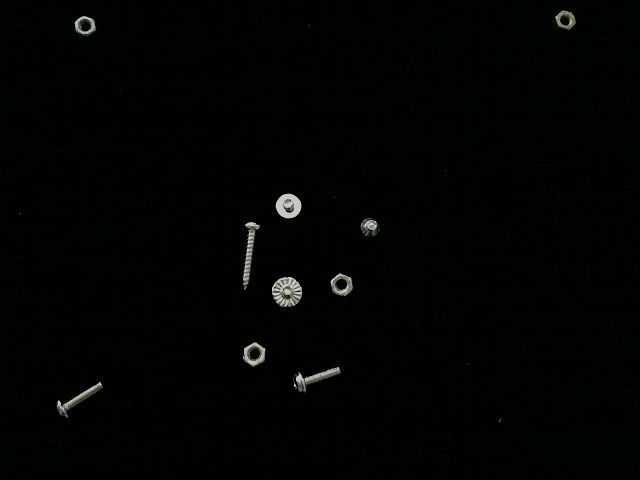
//> input picture Ass1/img/bolts_nuts_1.jpg, 640 x 480 px
$ ./main   (built with g++ and OpenCV 4)
//> lines starting //> are read from the running program, lines starting //| are printed output that depends on the picture; after the words box and inside, x2 and y2 are one past the last pixel; in counts of white or black regions, pixels touching at a corner belong together
/*********************************************************************************************
 * compile with:
 * g++ -std=c++11 blobcounter.cpp -o blob_counter `pkg-config --cflags --libs opencv`
 * for static image: ./blob_counter saltandpepper_11.jpg
 * for video: ./blob_counter
*********************************************************************************************/

#include <stdio.h>
#include <chrono>
#include <ctime>
#include <iostream>
#include <sys/stat.h>
#include <opencv2/core/core.hpp>
#include <opencv2/highgui/highgui.hpp>
#include <opencv2/imgproc/imgproc.hpp>

using namespace std;
using namespace cv;
using namespace chrono;

const int KERNEL_SIZE = 9;
const int FILTER_SIZE = 256;

const int FRAME_WIDTH  = 640;
const int FRAME_HEIGHT = 480;

const int MAX_SET_SIZE = 1000;

const char* ORIGIN_WND = "Original Image";
const char* DENOISED_WND = "Median Filtered Image";
const char* COUNTING_WND = "Binary Image";
/*********************************************************************************************
 * utilities to access image data
*********************************************************************************************/
#define MpixelB( image, x, y) image.data[(y)*image.step[0]+(x)*image.step[1]]
#define MpixelG( image, x, y) image.data[(y)*image.step[0]+(x)*image.step[1]+1]
#define MpixelR( image, x, y) image.data[(y)*image.step[0]+(x)*image.step[1]+2]
#define Mpixel( image, x, y) image.data[(y)*image.step[0] + x]

// [21 lines left out: functions imDetails, getTime, not called in this run]

/*********************************************************************************************
 * find median of an array
 Example:
   int ary[9] = {23, 1, 3, 4, 0, 12, 45, 11, 3};
   median(ary, 9);
*********************************************************************************************/
// [14 lines left out: function median, not called in this run]

/*********************************************************************************************
 * apply the median filter
*********************************************************************************************/
void apply_median_filter(Mat& src, Mat& target)
{
    int filter[FILTER_SIZE];
    int pixels[KERNEL_SIZE];
    int rows = src.rows;
    int cols = src.cols;

    for (int y=0; y<rows; y++)
    {
        for (int x=0; x<cols; x++)
        {
            if (x == 0)
            {
                //left
                pixels[0] = 0;//Mpixel(src, 0, y_1);
                pixels[1] = 0;//Mpixel(src, 0, y);
                pixels[2] = 0;//Mpixel(src, 0, y1);
                //middle
                pixels[3] = (y-1 >= 0)?Mpixel(src, 1, y-1):0;
                pixels[4] = Mpixel(src, 1, y);
                pixels[5] = (y+1 < rows)?Mpixel(src, 1, y+1):0;
                //right
                pixels[6] = (y-1 >= 0)?Mpixel(src, 2, y-1):0;
                pixels[7] = Mpixel(src, 2, y);
                pixels[8] = (y+1 < rows)?Mpixel(src, 2, y+1):0;
            }
            else
            {
                memcpy(&pixels[0], &pixels[3], sizeof(int)*3);
                memcpy(&pixels[3], &pixels[6], sizeof(int)*3);
                //right
                if ((x+1 < cols) && (y-1) >=0)
                    pixels[6] = Mpixel(src, x+1, y-1);
                else
                    pixels[6] = 0;

                pixels[7] = (x+1 < cols)?Mpixel(src, x+1, y):0;
                if ((x+1 < cols) && (y+1 < rows))
                    pixels[8] = Mpixel(src, x+1, y+1);
                else
                    pixels[8] = 0;
            }
            //apply median filter
            int v = 0;
            //v = median(filter, FILTER_SIZE);
            memset(filter, 0, sizeof(int)*FILTER_SIZE);
            for (int k=0; k<KERNEL_SIZE; k++)
            {
                filter[pixels[k]] += 1;
            }

            for (int i=0; i<FILTER_SIZE; i++)
            {
                v += filter[i];
                if (v > 4)
                {
                    v = i;
                    break;
                }

            }

            Mpixel(target, x, y) = v;
        }
    }
}

vector<vector<unsigned int>*> blobSet;
int countBlobs(Mat& binImg, const int pixelsThreshold)
{
    short rows = binImg.rows;
    short cols = binImg.cols;

    int A[cols][rows];
    //initialize au
    for (short c=0; c<cols; c++) {
        for (short r=0; r<rows; r++) {
            A[c][r] = -1;
        }
    }

    unsigned int coord = 0;
    int counter, up, left, s1, s2;
    counter = 0;
    for (short y=0; y<rows; y++) {
        for (short x=0; x<cols; x++) {
            int v = MpixelB(binImg, x, y);
            if (v == 0) {
                continue;
            }

            up = (y == 0)?0:MpixelB(binImg, x, y-1);
            left = (x == 0)?0:MpixelB(binImg, x-1, y);
            if (up != 0 || left != 0) {
                s1 = (x==0)?-1:A[x-1][y];
                s2 = (y==0)?-1:A[x][y-1];
                if (s1 != -1) {
                    coord = (x << 16) + y;
                    blobSet[s1]->push_back(coord);
                    A[x][y] = s1;
                }
                if (s2 != -1) {
                    coord = (x << 16) + y;
                    blobSet[s2]->push_back(coord);
                    A[x][y] = s2;
                }
                if ((s1 != s2) && (s1 != -1) && (s2 != -1)) {
                    vector<unsigned int>* nSet1 = blobSet[s1];
                    vector<unsigned int>* nSet2 = blobSet[s2];
                    for (int i=0; i<nSet2->size(); i++) {
                        unsigned int p = (*nSet2)[i];
                        nSet1->push_back(p);
                        A[p>>16][p&0xffff] = s1;
                    }
                    nSet2->clear();
                }
            }
            else {
                if(counter < MAX_SET_SIZE)
                {
                    coord = (x << 16) + y;
                    blobSet[counter]->push_back(coord);
                    A[x][y] = counter++;
                }
            }
        }
    }
    int blobs = 0;
    for (int i=0; i<counter; i++){
        vector<unsigned int>* nSet = blobSet[i];
        if (nSet->size() > pixelsThreshold) {
            blobs++;
        }
        nSet->clear();
    }
    return blobs;
}

// [89 lines left out: functions countImageBlob, countVideoBlob, not called in this run]
/* Test with all the images provide on the course stream */
void test()
{
    const int IMG_NUM = 70;
    const char* imgs[IMG_NUM] = {
        "bolts_nuts_1.jpg",
        "bolts_nuts_3.jpg",
        "bolts_nuts_5.jpg",
        "bolts_nuts_7.jpg",
        "bolts_nuts_9.jpg",
        "bolts_nuts_11.jpg",
        "bolts_nuts_13.jpg",
        "bolts_nuts_15.jpg",
        "bolts_nuts_17.jpg",
        "bolts_nuts_19.jpg",
        "bolts_nuts_21.jpg",
        "bolts_nuts_23.jpg",
        "bolts_nuts_25.jpg",
        "bolts_nuts_27.jpg",
        "bolts_nuts_29.jpg",
        "bolts_nuts_31.jpg",
        "bolts_nuts_33.jpg",
        "bolts_nuts_35.jpg",
        "bolts_nuts_37.jpg",
        "bolts_nuts_39.jpg",
        "bolts_nuts_41.jpg",
        "bolts_nuts_43.jpg",
        "bolts_nuts_45.jpg",
        "bolts_nuts_47.jpg",
        "bolts_nuts_49.jpg",
        "saltandpepper_1.jpg",
        "saltandpepper_3.jpg",
        "saltandpepper_5.jpg",
        "saltandpepper_7.jpg",
        "saltandpepper_9.jpg",
        "saltandpepper_11.jpg",
        "saltandpepper_13.jpg",
        "saltandpepper_15.jpg",
        "saltandpepper_17.jpg",
        "saltandpepper_19.jpg",
        "saltandpepper_21.jpg",
        "saltandpepper_23.jpg",
        "saltandpepper_25.jpg",
        "saltandpepper_27.jpg",
        "saltandpepper_29.jpg",
        "saltandpepper_31.jpg",
        "saltandpepper_33.jpg",
        "saltandpepper_35.jpg",
        "saltandpepper_37.jpg",
        "saltandpepper_39.jpg",
        "saltandpepper_41.jpg",
        "saltandpepper_43.jpg",
        "saltandpepper_45.jpg",
        "saltandpepper_47.jpg",
        "saltandpepper_49.jpg",
        "saltandpepper_51.jpg",
        "saltandpepper_53.jpg",
        "saltandpepper_55.jpg",
        "saltandpepper_57.jpg",
        "saltandpepper_59.jpg",
        "saltandpepper_61.jpg",
        "saltandpepper_63.jpg",
        "saltandpepper_65.jpg",
        "saltandpepper_67.jpg",
        "saltandpepper_69.jpg",
        "stationary_1.jpg",
        "stationary_3.jpg",
        "stationary_5.jpg",
        "stationary_7.jpg",
        "stationary_9.jpg",
        "stationary_11.jpg",
        "stationary_13.jpg",
        "stationary_15.jpg",
        "stationary_17.jpg",
        "stationary_19.jpg" };
    int answer[IMG_NUM] = {10, 10, 10, 10, 10,
                    7, 8, 5, 7 ,6,
                    10, 10, 10, 10, 10,
                    10, 7, 6, 7, 8,
                    6, 4, 2, 10, 10,
                    10, 10, 10, 10, 10,
                    7, 8, 5, 7 ,6,
                    10, 10, 10, 10, 10,
                    10, 7, 6, 7, 8,
                    6, 4, 2, 10, 10,
                    3, 3, 5, 1, 3,
                    5, 7, 2, 4, 6,
                    4, 3, 5, 1, 3,
                    5, 7, 2, 4, 6};
    char fileName[100];
    for (int i=0; i<IMG_NUM; i++)
    {
        cout << imgs[i];
        memset(fileName, 0 , 100);
        sprintf(fileName, "img/%s", imgs[i]);
        Mat originImg = imread(fileName);
//> originImg is the input picture: 480 rows x 640 cols, CV_8UC3; mean B, G, R 2.1, 3.9, 1.7

        Mat binImg;
        cvtColor(originImg, binImg, CV_BGR2GRAY);
        //apply median-filter to denoise the image
        Mat tmpImg;
        tmpImg.create(binImg.size(), binImg.type());
        apply_median_filter(binImg, tmpImg);
//> after the loop in apply_median_filter, `for (int y=0; y<rows; y++)`: pixels = [2, 2, 0, 2, 2, 0, 0, 0, 0]; filter = 256 values, max 5 at index 0, min 0 at index 1, mean 0.0352

        Mat clearImg;
        clearImg.create(tmpImg.size(), tmpImg.type());
        apply_median_filter(tmpImg, clearImg);


        threshold(clearImg, binImg, 0, 255, CV_THRESH_OTSU); //CV_THRESH_BINARY |
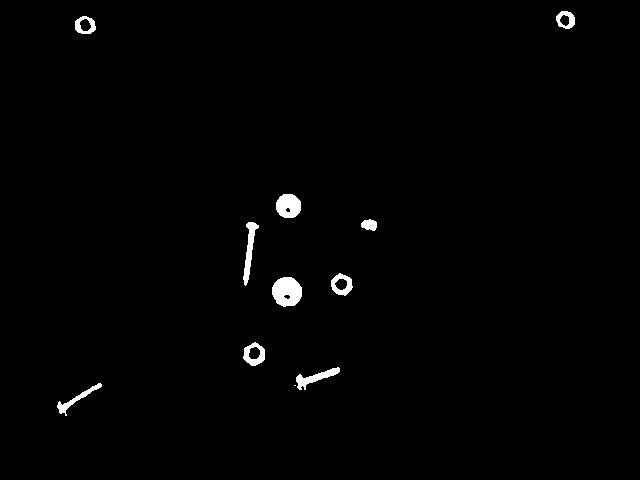
//> binImg: 480 rows x 640 cols, CV_8UC1; 1.1% white; 11 white regions (1 under 20 px), largest, box (x1, y1, x2, y2) and area: (272, 277, 302, 307) 692, (276, 194, 301, 218) 480, (243, 222, 259, 286) 396

        int blobs = countBlobs(binImg, 130);
        cout << ":  expect " << answer[i] << " " << blobs << endl;
    }
}

// [36 lines left out: function main, not called in this run]

// added to run one function of the file
//> (the run ends here: the program crashes, at `for (short y=0; y<rows; y++)`)
